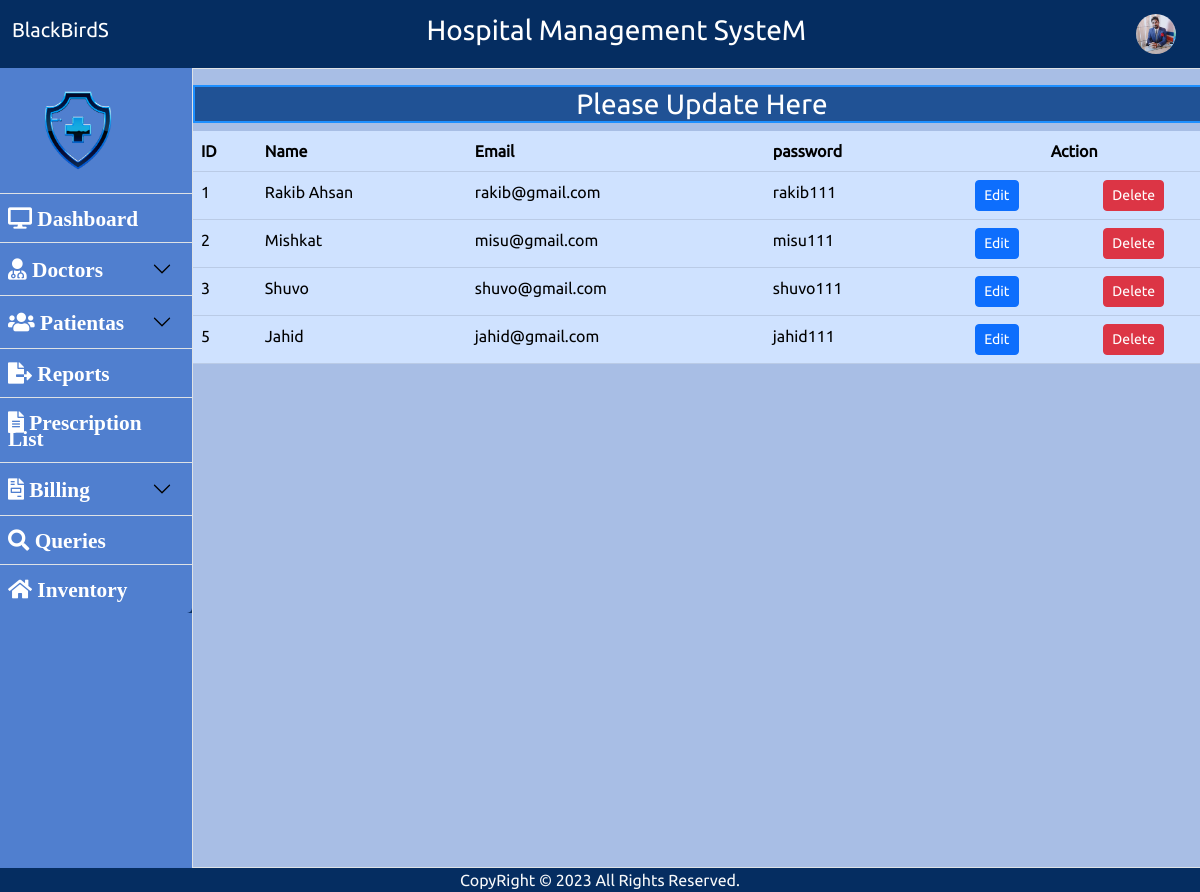
The page /pages/doc_manage.php on the database its author committed.
### tables this page shows
CREATE TABLE `doctor` (
  `id` int(11) NOT NULL,
  `username` varchar(50) NOT NULL,
  `password` varchar(50) NOT NULL,
  `email` varchar(50) NOT NULL,
  `depert_id` int(11) NOT NULL,
  `doctorFees` int(10) NOT NULL
);

### pages/doc_manage.php (the view, shortened to what this page needs)
<?php
require_once("./../includes/db_conect.php");
?>
<div class="main-content col-md-10 vh-100 justify-content-center d-flex gx-0 bg-light">
    <div class="container-fluid gx-0 border justify-content-center pt-3" style="background-color:#a8bee5;  color: yellow;"><h3 style="border:2px solid DodgerBlue;background-color:#205295; color: white; text-align: center; ">Please Update Here</h3>
    <table class="table table-hover table-primary">
        <thead>
          <tr>
            <th>ID</th>
            <th >Name</th>
            <th>Email</th>
            <th>password</th>
            <th style="text-align: center;" colspan="2">Action</th>
          </tr>
        </thead>
        <tbody>
            <?php
                $sql="SELECT * FROM doctor";
                $q=$conn->query($sql);
                while ($row=$q->fetch_assoc()){ ?>
                <tr>
                    <td><?=$row["id"]?></td>
                    <td><?=$row["username"]?></td>
                    <td><?=$row["email"]?></td>
                    <td><?=$row["password"]?></td>
                    <td style="text-align: center;"><a href="doc_update.php?d=<?=$row['id']?>" class="btn btn-primary btn-sm">Edit</a></td>
                    <td style="text-align: center;"><a href="doc_delete.php?u=<?=$row['id']?>" class="btn btn-danger btn-sm">Delete</a></td>
                </tr>
            <?php } ?>
        </tbody>
    </table>
    </div>
        </div>
    </div>
</div>

### css/style.css (style rules this page uses)
* { margin: 0px; padding: 0px; outline: 0px; }
a { text-decoration: none; color: #fff; }
body { font-family: 'Ubuntu', sans-serif; overflow-x: hidden; }
.main-content { background-color: #fff; }

### rows shown on the page
doctor: id "1", username "Rakib Ahsan", email "rakib@gmail.com", password "rakib111"
doctor: id "2", username "Mishkat", email "misu@gmail.com", password "misu111"
doctor: id "3", username "Shuvo", email "shuvo@gmail.com", password "shuvo111"
doctor: id "5", username "Jahid", email "jahid@gmail.com", password "jahid111"
